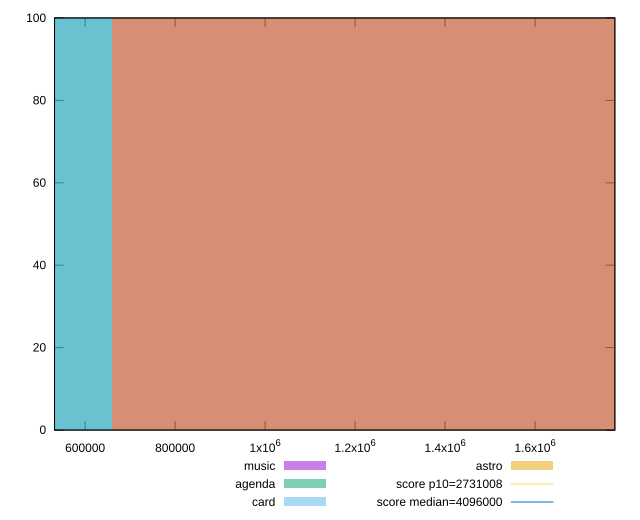

Write gnuplot code to recreate this figure.
reset

$music <<EOF
1318838.4883080025 100
EOF

$agenda <<EOF
0 100
EOF

$card <<EOF
0 100
EOF

$astro <<EOF
1318838.4883080025 100
EOF

set key outside below
set boxwidth 1318838.4883080025
set xrange [532007:1777150]
set yrange [0:100]
set trange [0:100]
set style fill transparent solid 0.5 noborder

set parametric
set terminal svg size 640, 520 enhanced background rgb 'white'
set output "reports/report_00031_2021-02-24T23-18-18.084Z/total-byte-weight/comparison/histogram/all_raw.svg"

plot $music title "music" with boxes, \
     $agenda title "agenda" with boxes, \
     $card title "card" with boxes, \
     $astro title "astro" with boxes, \
     2731008,t title "score p10=2731008", \
     4096000,t title "score median=4096000"

reset
